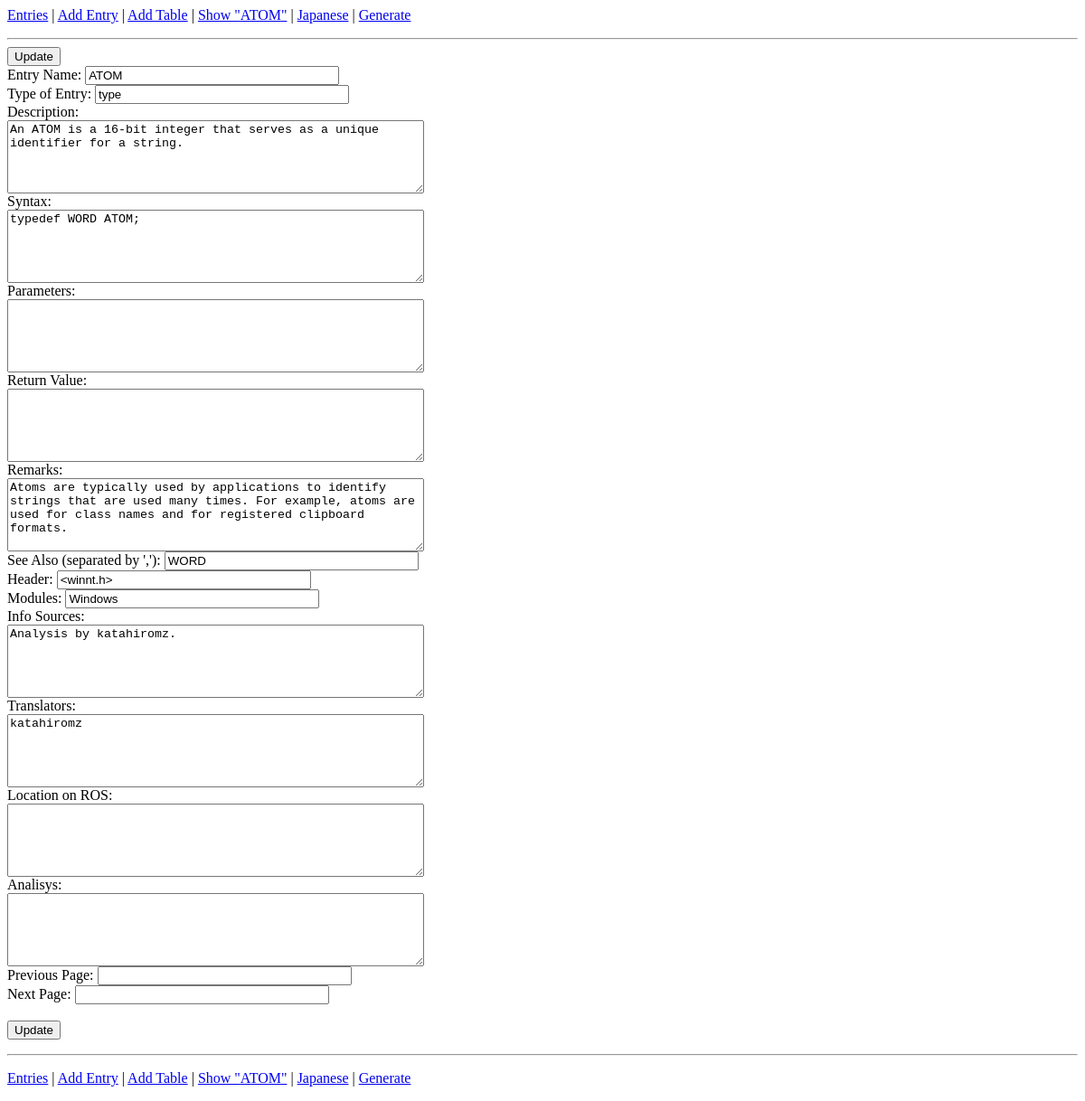
The page /edit_entry.php?entry_name=ATOM on the database as committed earlier.
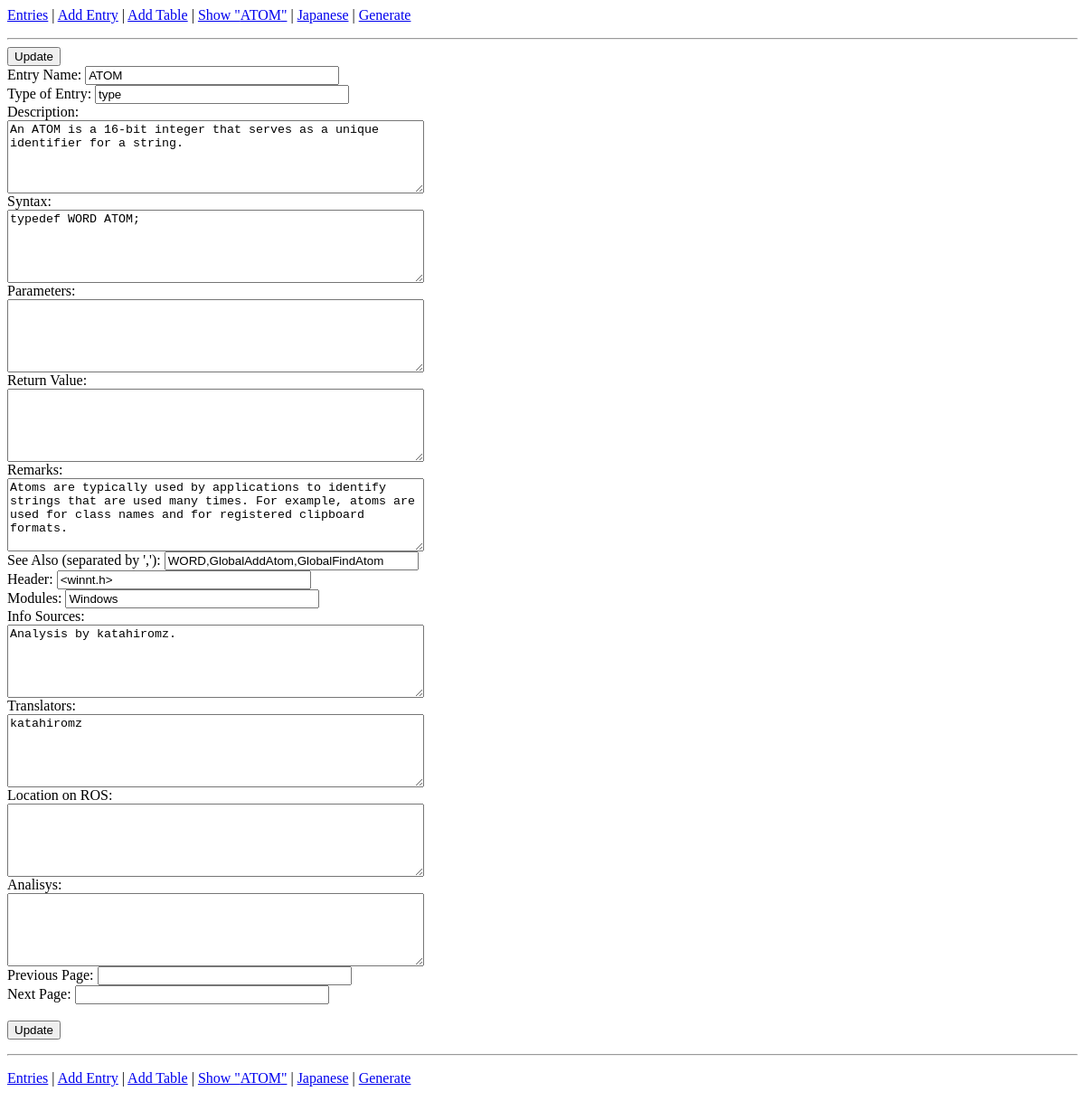
The same page on the database as committed later.
### tables this page shows
CREATE TABLE `entries` (
  `entry_name` varchar(60) NOT NULL,
  `entry_type` varchar(32) NOT NULL,
  `description` varchar(8192) DEFAULT NULL,
  `syntax` varchar(2048) DEFAULT NULL,
  `parameters` varchar(2048) DEFAULT NULL,
  `return_value` varchar(1024) DEFAULT NULL,
  `remarks` varchar(4096) DEFAULT NULL,
  `see_also` varchar(2048) DEFAULT NULL,
  `added_time` timestamp NOT NULL DEFAULT current_timestamp(),
  `modified_time` timestamp NOT NULL DEFAULT current_timestamp(),
  `header` varchar(128) DEFAULT NULL,
  `modules` varchar(128) DEFAULT NULL,
  `sources` varchar(256) DEFAULT NULL,
  `translators` varchar(128) DEFAULT NULL,
  `ros_location` varchar(256) DEFAULT NULL,
  `analysis` varchar(512) DEFAULT NULL,
  `prev_page` varchar(64) NOT NULL,
  `next_page` varchar(64) NOT NULL
);

### edit_entry.php (the view, shortened to what this page needs)
<?php
function get_field($name) {
	global $assoc;
	if (isset($assoc) && isset($assoc[$name])) {
		return htmlspecialchars($assoc[$name]);
	}
	return NULL;
}
$names = array(
	'entry_name',
	'entry_type',
	'description',
	'syntax',
	'parameters',
	'return_value',
	'remarks',
	'see_also',
	'header',
	'modules',
	'sources',
	'translators',
	'ros_location',
	'analysis',
	'prev_page',
	'next_page'
);
if (isset($_POST["tepo"]) && $_POST["tepo"] == "don") {
	$values = get_values($names);
	$mysqli = new mysqli("localhost", "root");
	if ($mysqli) {
		$mysqli->set_charset("utf8");
		$mysqli->select_db(constant('DB_NAME'));
		$q = "UPDATE entries SET ";
		$assoc = array();
		$i = 0;
		foreach ($values as $key => $value) {
			if ($i != 0) {
				$q .= ", ";
			}
			$q .= $key;
			$q .= "='";
			$q .= $mysqli->real_escape_string($value);
			$q .= "'";
			$assoc[$key] = $value;
			$i++;
		}
		$q .= "WHERE entry_name='";
		$q .= $mysqli->real_escape_string($_GET["entry_name"]);
		$q .= "'";
		if ($mysqli->query($q)) {
			echo "Updated.";
		} else {
			echo $mysqli->error;
		}
		$mysqli->close();
	} else {
		echo "cannot connect";
	}
} else {
	$mysqli = new mysqli("localhost", "root");
	if ($mysqli) {
		$mysqli->set_charset("utf8");
		$mysqli->select_db(constant('DB_NAME'));
		$q = "SELECT ";
		$i = 0;
		foreach ($names as $name) {
			if ($i != 0) {
				$q .= ", ";
			}
			$q .= $name;
			$i++;
		}
		$q .= " FROM entries ";
		$q .= "WHERE entry_name='";
		$q .= $mysqli->real_escape_string($_GET["entry_name"]);
		$q .= "'";
		$result = $mysqli->query($q);
		if ($result) {
			$assoc = $result->fetch_array(MYSQLI_ASSOC);
		} else {
			echo $mysqli->error;
		}
	} else {
		echo "cannot connect";
	}
}
?><html><head>
</head>
<body>
<p>
	<a href="entries.php">Entries</a> |
	<a href="add_entry.php">Add Entry</a> |
	<a href="add_table.php">Add Table</a> |
	<a href="show_entry.php?entry_name=<?= $_GET["entry_name"] ?>">Show "<?= $_GET["entry_name"] ?>"</a> |
	<a href="../ja/edit_entry.php?entry_name=<?= $_GET["entry_name"] ?>">Japanese</a> |
	<a href="generate.php">Generate</a>
</p>
<hr />
<form method="POST">
<input type="submit" value="Update" />
<br />
Entry Name: <input type="text" size="32" name="entry_name" value="<?= get_field("entry_name");?>" /><br />
Type of Entry: <input type="text" size="32" name="entry_type" value="<?= get_field("entry_type");?>" /><br />
Description:<br />
<textarea rows="5" cols="55" name="description"><?= get_field("description");?></textarea><br />
Syntax:<br />
<textarea rows="5" cols="55" name="syntax"><?= get_field("syntax");?></textarea><br />
Parameters:<br />
<textarea rows="5" cols="55" name="parameters"><?= get_field("parameters");?></textarea><br />
Return Value:<br />
<textarea rows="5" cols="55" name="return_value"><?= get_field("return_value");?></textarea><br />
Remarks:<br />
<textarea rows="5" cols="55" name="remarks"><?= get_field("remarks");?></textarea><br />
See Also (separated by ','): <input type="text" size="32" name="see_also" value="<?= get_field("see_also");?>" /><br />
Header: <input type="text" size="32" name="header" value="<?= get_field("header");?>" /><br />
Modules: <input type="text" size="32" name="modules" value="<?= get_field("modules");?>" /><br />
Info Sources:<br />
<textarea rows="5" cols="55" name="sources"><?= get_field("sources");?></textarea><br />
Translators:<br />
<textarea rows="5" cols="55" name="translators"><?= get_field("translators");?></textarea><br />
Location on ROS:<br />
<textarea rows="5" cols="55" name="ros_location"><?= get_field("ros_location");?></textarea><br />
Analisys:<br />
<textarea rows="5" cols="55" name="analysis"><?= get_field("analysis");?></textarea><br />
Previous Page: <input type="text" size="32" name="prev_page" value="<?= get_field("prev_page");?>" /><br />
Next Page: <input type="text" size="32" name="next_page" value="<?= get_field("next_page");?>" /><br />
<br />
<input type="submit" value="Update" />
</form>
<hr />
<p>
	<a href="entries.php">Entries</a> |
	<a href="add_entry.php">Add Entry</a> |
	<a href="add_table.php">Add Table</a> |
	<a href="show_entry.php?entry_name=<?= $_GET["entry_name"] ?>">Show "<?= $_GET["entry_name"] ?>"</a> |
	<a href="../ja/edit_entry.php?entry_name=<?= $_GET["entry_name"] ?>">Japanese</a> |
	<a href="generate.php">Generate</a>
</p>
</body></html>

Rows that differ between the two databases and show on the page:
changed entries "ATOM": see_also "WORD" → "WORD,GlobalAddAtom,GlobalFindAtom"
